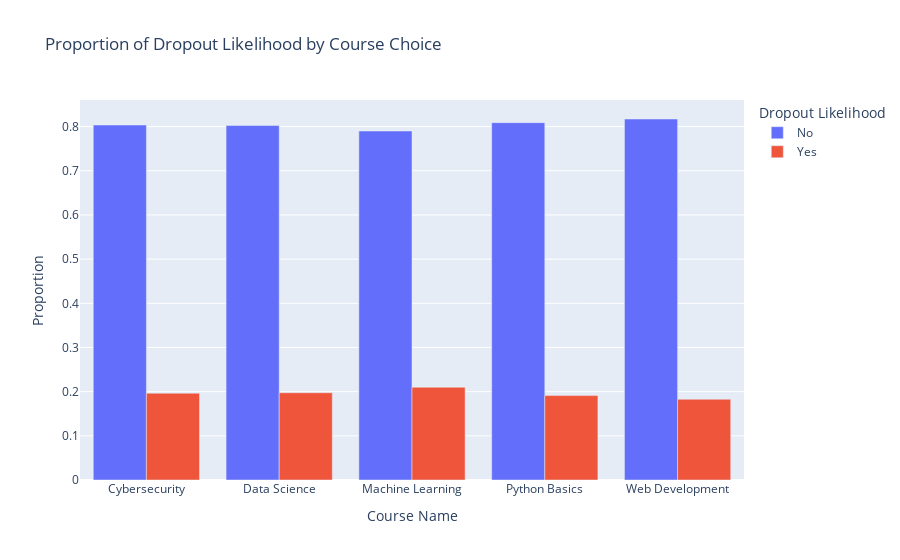

The cell this chart's notebook holds for it:
### Markdown cell above
Accept null

### Code cell
contingency_table_course = pd.crosstab(df_old["Course_Name"],
    df_old["Dropout_Likelihood"],
    normalize = "index")
# Creating a contingency table for Course_Name vs Dropout_Likelihood.

contingency_table_course_melted = contingency_table_course.reset_index().melt(
    id_vars = "Course_Name",
    var_name = "Dropout_Likelihood",
    value_name = "Proportion"
) # Melting the contingency table for easier plotting.

fig = px.bar(
    data_frame = contingency_table_course_melted,
    x = "Course_Name",
    y = "Proportion",
    color = "Dropout_Likelihood",
    barmode = "group",
    title = "Proportion of Dropout Likelihood by Course Choice"
)

fig.update_layout(
    xaxis_title = "Course Name",
    yaxis_title = "Proportion",
    legend_title = "Dropout Likelihood"
)

fig.show() # Visualizing the relationship between Course Choice and Dropout Likelihood using a bar plot.

### Figure 1 — Plotly figure (JSON) as saved in the notebook; plotly's stock layout.template omitted (floating-point values rounded to 4 significant figures)
{"data": [{"alignmentgroup": "True", "hovertemplate": "Dropout_Likelihood=No<br>Course_Name=%{x}<br>Proportion=%{y}<extra></extra>", "legendgroup": "No", "marker": {"color": "#636efa", "pattern": {"shape": ""}}, "name": "No", "offsetgroup": "No", "orientation": "v", "showlegend": true, "textposition": "auto", "type": "bar", "x": ["Cybersecurity", "Data Science", "Machine Learning", "Python Basics", "Web Development"], "xaxis": "x", "y": [0.8036, 0.8024, 0.79, 0.8089, 0.8172], "yaxis": "y"}, {"alignmentgroup": "True", "hovertemplate": "Dropout_Likelihood=Yes<br>Course_Name=%{x}<br>Proportion=%{y}<extra></extra>", "legendgroup": "Yes", "marker": {"color": "#EF553B", "pattern": {"shape": ""}}, "name": "Yes", "offsetgroup": "Yes", "orientation": "v", "showlegend": true, "textposition": "auto", "type": "bar", "x": ["Cybersecurity", "Data Science", "Machine Learning", "Python Basics", "Web Development"], "xaxis": "x", "y": [0.1964, 0.1976, 0.21, 0.1911, 0.1828], "yaxis": "y"}], "layout": {"barmode": "group", "legend": {"title": {"text": "Dropout Likelihood"}, "tracegroupgap": 0}, "title": {"text": "Proportion of Dropout Likelihood by Course Choice"}, "xaxis": {"anchor": "y", "domain": [0, 1], "title": {"text": "Course Name"}}, "yaxis": {"anchor": "x", "domain": [0, 1], "title": {"text": "Proportion"}}}}
